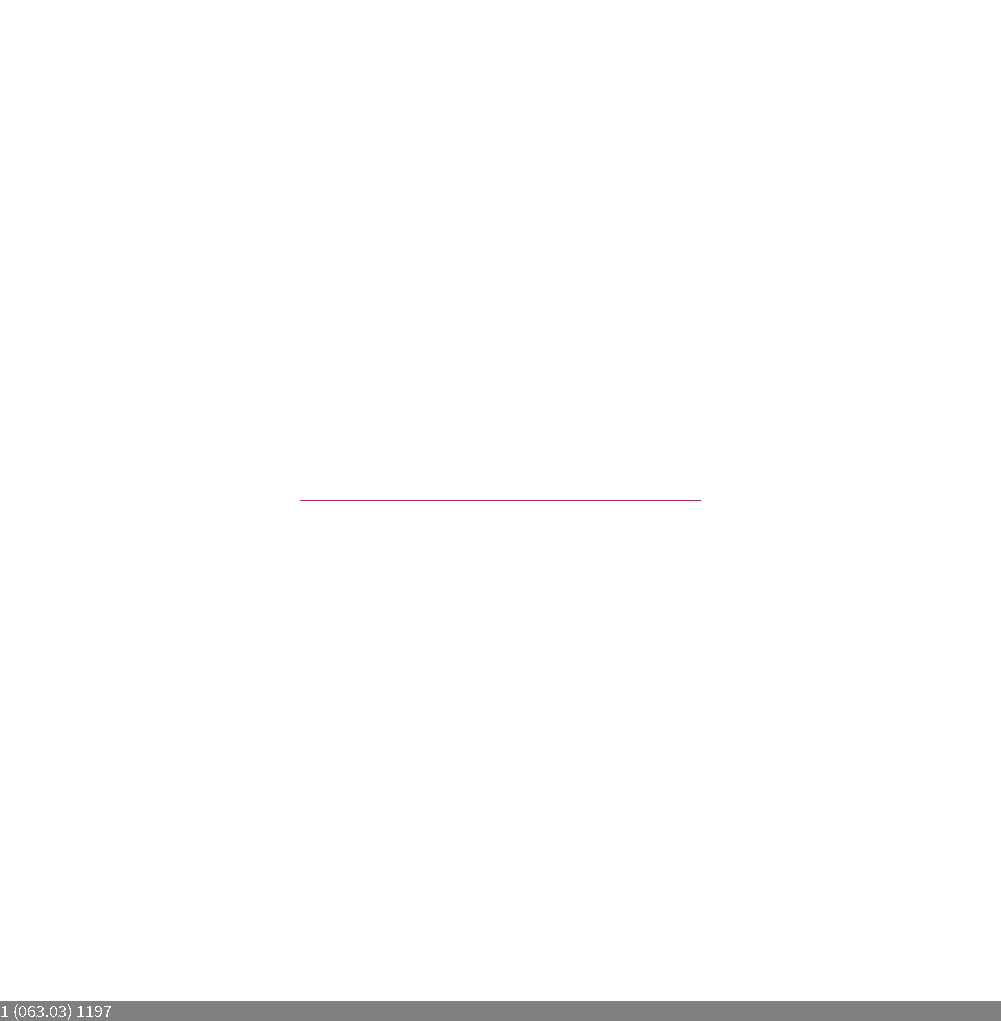
Frame 1 (no input)
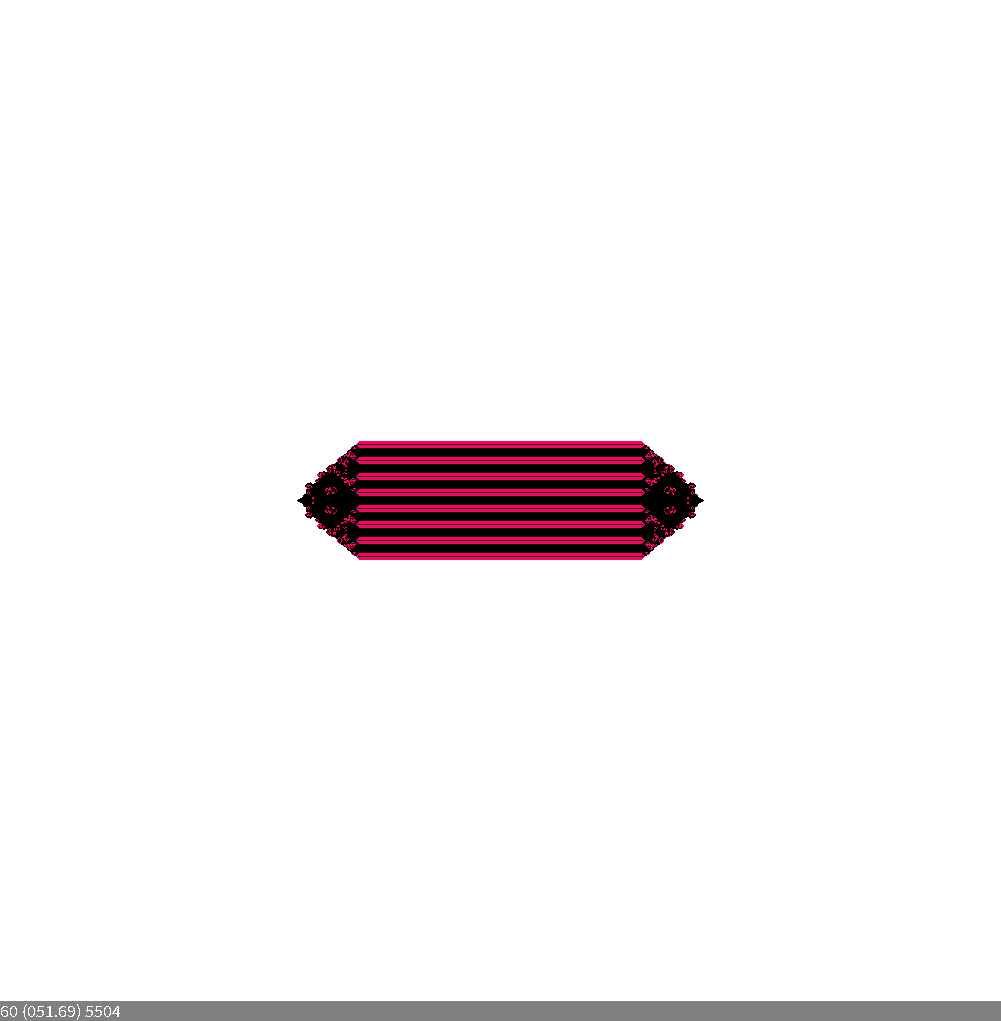
Frame 60 (the mouse pressed at the canvas centre just before this capture)
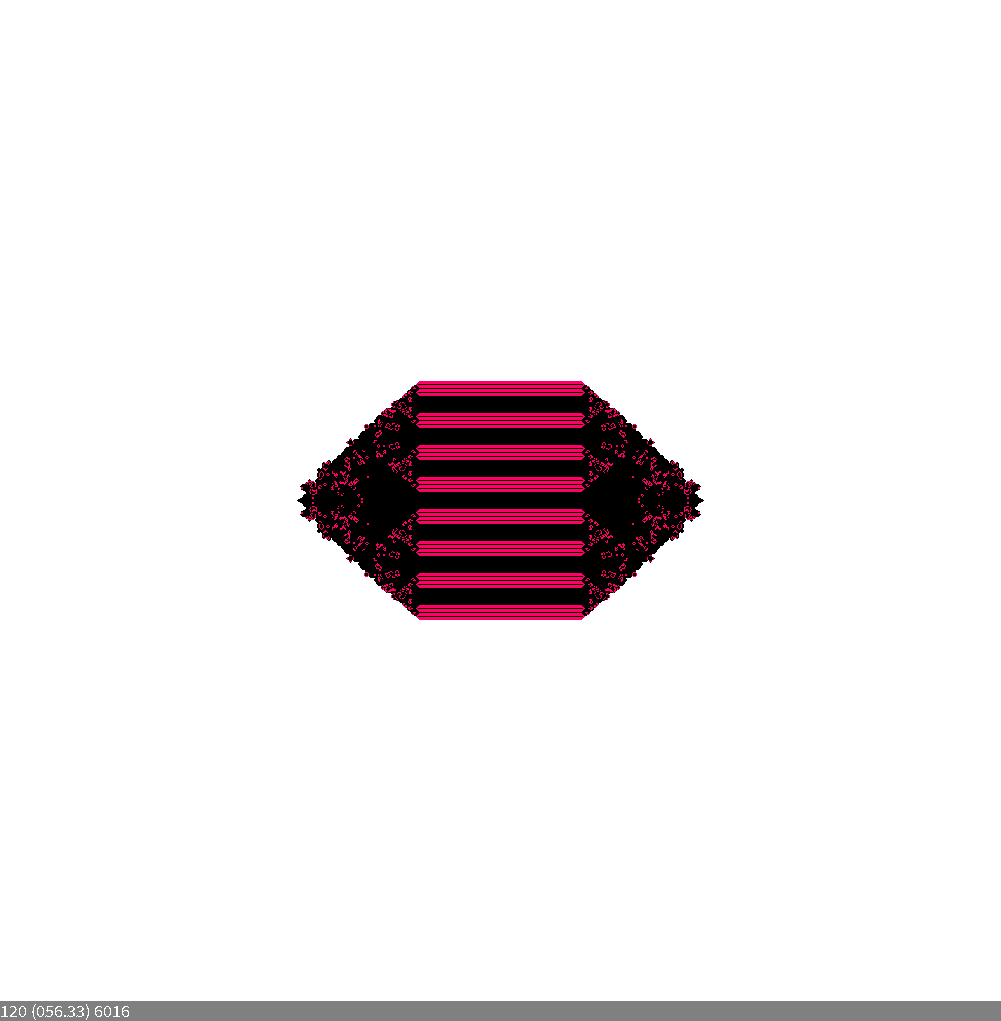
Frame 120 (the mouse held since frame 60 and released just before this capture)

The Processing sketch that drew these frames (run headless with seeded random() and noise(); from frame 60 on, the mouse is pressed at the canvas centre):

// Processing sketch: synchronic2Doflife
// ── synchronic2Doflife.pde
// "Min-Opt-Max neighbors": Not too many neighbors, but not too few, but OPTIMAL!
// TWO-dimensional, SYNCHRONOUS, vonNeuman/Moore, deterministic cellular automaton
////////////////////////////////////////////////////////////////////////////////////
// See 233 (Conways Game of Life) or 123 & 234 - much more "biological"
final int     WorldSide=1001;//How many cells do we want in one line?
final float   Dens=200.05;//When >=1, simetric horizontal line is created
final int     MinN=2;//Minimal number of neighbors required
final int     OptN=3;//The number of neighbors needed to revive the cell
final int     MaxN=3;//Maximal number of neighbors required
final boolean withM=true;//With Moore neighbors
final boolean sync=true;//Synchronous or asynchronous update

int[][] WorldOld=new int[WorldSide][WorldSide];//We need two arrays for the old  
int[][] WorldNew=new int[WorldSide][WorldSide];//and new state of the simulation

final boolean traceVA=true;//virgin areas trace ON/OFF
int FR=100;

void setup()
{
  size(1001,1021);    //square window
  background(255);
  noSmooth();
  frameRate( FR>0 ? FR : Dens );  

  initialisation();
}

int t=0;
void draw()
{  
   if(sync)
   {
     visualisationSY();
     synchronicStep();
   } 
   else
   {
     visualisationAS();
     stepMonteCarlo();
   }
   
   t++;//The next generation/step/year
   fill(128);noStroke();rect(0,height-20,width,20);
   fill(255);textSize(18);textAlign(LEFT,BOTTOM);text(t+" ("+ nf(frameRate,3,2) +") "+liveCounter,0,height);
}

void initialisation()
{
  if(Dens<1)
  {
   for(int i=0;i<WorldSide;i++) //Initialisation
    for(int j=0;j<WorldSide;j++)
    {
      if(!traceVA) 
          WorldNew[i][j]=-1;//Something different from any possible state
      
      if(random(1.0)<Dens)
        WorldOld[i][j]=1;
    }
  }
  else
  {  //Initialisation for testing an emergent properties of CA
     int off=-0;
     for(int j=1;j<Dens;j++)
     {
        WorldOld[off+WorldSide/2][off+WorldSide/2+j]=1;
        WorldOld[off+WorldSide/2][off+WorldSide/2-j]=1;
     }
     WorldOld[off+WorldSide/2][off+WorldSide/2]=1;
  }
}

void visualisationSY()
{
  for(int i=0;i<WorldSide;i++)
    for(int j=0;j<WorldSide;j++)
    if( (WorldOld[i][j] != WorldNew[i][j]) ) //now WorldNew have step-1 content!!!
    {
      if(WorldOld[i][j]>0) stroke(255,0,100);
      else           stroke(0);
      point(j,i);//the horizontal dimension of the array is the SECOND index
    }
}

void visualisationAS()
{
  for(int i=0;i<WorldSide;i++)
    for(int j=0;j<WorldSide;j++)
    {
      if(WorldOld[i][j]>0) stroke(255,0,100);
      else           stroke(0);
      point(j,i);//the horizontal dimension of the array is the SECOND index
    }
}

int liveCounter=0;//The only statistics for the model so far

void synchronicStep()
{
  liveCounter=0;//Reset the only statistic
  
  for(int i=0;i<WorldSide;i++)//Now the cellular automaton state change
  {
       //RULE: Not too many neighbors, not too few, but optimal
       int right = (i+1) % WorldSide;          
       int left  = (WorldSide+i-1) % WorldSide;
       
       for(int j=0;j<WorldSide;j++) 
       {
         int dw=(j+1) % WorldSide;   
         int up=(WorldSide+j-1) % WorldSide;
         
         int lives = WorldOld[left][j] + WorldOld[right][j]
                 +  WorldOld[i][up] +  WorldOld[i][dw]
                 + (withM ?
                    WorldOld[left][up] +  WorldOld[right][up]
                 +  WorldOld[left][dw] +  WorldOld[right][dw]    
                 : 0)
                 ;
                 
         if(WorldOld[i][j]==0)
           WorldNew[i][j]=(lives == OptN ? 1:0);
         else
           WorldNew[i][j]=(MinN <= lives && lives <=MaxN ? 1:0 );//New state 
         
         if(WorldNew[i][j]>0) liveCounter++;//Calculating the only statistic
       }
   }
   
   //Swap the arrays
   int[][] WorldTmp=WorldOld;
   WorldOld=WorldNew;
   WorldNew=WorldTmp;
}

void stepMonteCarlo()
{
  liveCounter=0;//Reset the only statistic
  
  for(int N=WorldSide*WorldSide,a=0;a<N;a++)
  {
       //draw the agent's indexes
       int i=(int)random(WorldSide);
       int j=(int)random(WorldSide);
       
       //Rule: "Min-Best-Max neighbors"
       int right = (i+1) % WorldSide;      
       int left  = (WorldSide+i-1) % WorldSide;
       int dw=(j+1) % WorldSide;   
       int up=(WorldSide+j-1) % WorldSide;
       
       int lives =  WorldOld[left][j] + WorldOld[right][j]
                + WorldOld[i][up] + WorldOld[i][dw]        
                // corners:
                + (withM ?
                + WorldOld[left][up] + WorldOld[right][up]
                + WorldOld[left][dw] + WorldOld[right][dw]
                : 0 )
                ;//sum of living neighbors 
                //= sum of states of neighbors (states 0 and 1 only)
                                                                                         //WorldNew[i][j]=WorldOld[i][j];//Forcing painting o this point. Not work properly :-( 
         //Implementation of the rule
         if(WorldOld[i][j]==0)
           WorldOld[i][j]=(lives == OptN ? 1:0);
         else
           WorldOld[i][j]=(MinN <= lives && lives <=MaxN ? 1:0 );//New state 
         
         if(WorldOld[i][j]>0) liveCounter++;//Calculating the only statistic
   }
}

//https://github.com/borkowsk/bookProcessingEN/tree/main/08_2D_cellular/_synchronic/
